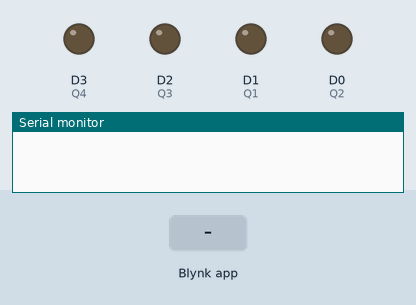
The sketch below on a simulated ESP8266 (NodeMCU). Shown: output pins drawn as LEDs (lit = HIGH), the last lines printed to the serial monitor. The test bench sets the inputs (shaded band). WiFi joins after 1.5 s; servers stay silent unless stated.

Above: at 3.0 s.
3.1 s: Blynk app writes 200 to V0
At 4.3 s:
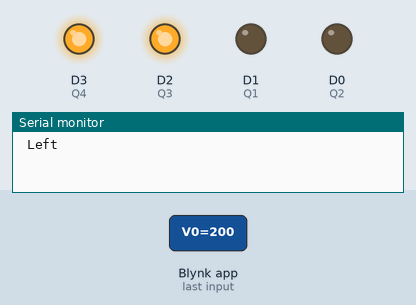
4.6 s: Blynk app writes 0 to V0
At 5.7 s:
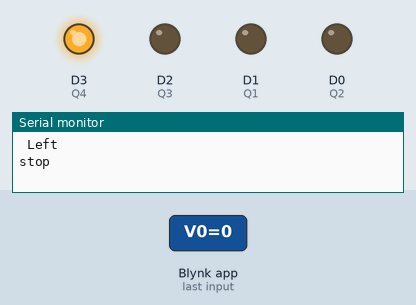
Timing chart, 0 to 7.6 s (numbered marks = the images above; inputs shaded):
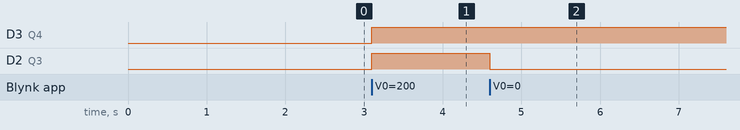

Measured:
- after the input at 3.1 s, D3 (Q4), D2 (Q3): LOW → HIGH at once
- after the input at 4.6 s, D2 (Q3): HIGH → LOW at once

The sketch:

Sandeep_s_major_project.ino
```cpp
#include <ESP8266WiFi.h>
#include <BlynkSimpleEsp8266.h>
//#include<I2Cdev.h>
//#include<wire.h>
// You should get Auth Token in the Blynk App. .
char auth[] = "2206d1ccc8de4b7aa4926ee006d7a2d0";
// Your WiFi credentials.
char ssid[] = "Sandeep";
char pass[] = "12345678";
int Q1=D1;
int Q2=D0;
int Q3=D2;
int Q4=D3;
void setup()
{
// Debug console
Serial.begin(9600);
Blynk.begin(auth, ssid, pass);
pinMode(D1,OUTPUT);
pinMode(D2,OUTPUT);
pinMode(D3,OUTPUT);
pinMode(D0,OUTPUT);
//pinMode(D4,OUTPUT);
}
void loop(){
Blynk.run();

}
// Handling Joystick data
BLYNK_WRITE(V0){
int x = param[0].asInt();
int y = param[1].asInt();
/*Serial.print("x");
Serial.println(x);
Serial.print("\t\ty");
Serial.println(y);
*/

if(x>1)
{
 Serial.println(" Left"); //Left Turn
 digitalWrite(Q1, LOW);
 digitalWrite(Q2, LOW);
 digitalWrite(Q3, HIGH);
 digitalWrite(Q4, HIGH);
 //digitalWrite(D4, HIGH);
}
/*else if(x==-1 && y==1){
 Serial.println("forward and left");//Forward and Left
 digitalWrite(Q1, LOW);
 digitalWrite(Q2, LOW);
 digitalWrite(Q3, LOW);
 digitalWrite(Q4, HIGH);
}*/

else if(y>1)
{
 Serial.println("BackWard"); //BackWard
 digitalWrite(Q1, HIGH);
 digitalWrite(Q2, LOW);
 digitalWrite(Q3, HIGH);
 digitalWrite(Q4, LOW);
}

else if(x==0 && y==0)
{
 Serial.println("stop"); //Stay
 digitalWrite(Q1, LOW);
 digitalWrite(Q2, LOW);
 digitalWrite(Q3, LOW);
// digitalWrite(Q0, LOW);
}
else if(y<0)

{
 Serial.println("forward"); //Forward
digitalWrite(Q1, LOW);
digitalWrite(Q2, HIGH);
digitalWrite(Q3, LOW);
digitalWrite(Q4, HIGH);
//digitalWrite(Q0, HIGH);
}
/*else if(x==1 && y==-1){
 Serial.println("BackWard and right");//Backward and Right
 digitalWrite(Q1, HIGH);

 digitalWrite(Q2, LOW);
 digitalWrite(Q3, LOW);
 digitalWrite(Q4, LOW);
}*/
else if(x<1)
{
Serial.println("right"); //Right turn
digitalWrite(Q1, HIGH);
//digitalWrite(Q0, HIGH);
digitalWrite(Q2, HIGH);
digitalWrite(Q3, LOW);
digitalWrite(Q4, LOW);
}
}
/*else if(x==1 && y==1){
Serial.println("forward and right");//Forward and Right
digitalWrite(Q1, LOW);
 digitalWrite(Q2,HIGH);
 digitalWrite(Q3, LOW);
 digitalWrite(Q4, LOW);*/
```
